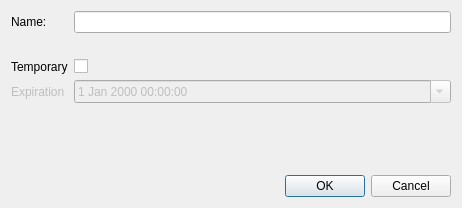
<?xml version="1.0" encoding="UTF-8"?>
<ui version="4.0">
 <class>MapleActionDialog</class>
 <widget class="QDialog" name="MapleActionDialog">
  <property name="geometry">
   <rect>
    <x>0</x>
    <y>0</y>
    <width>462</width>
    <height>208</height>
   </rect>
  </property>
  <property name="windowTitle">
   <string>New Action</string>
  </property>
  <layout class="QVBoxLayout" name="verticalLayout">
   <item>
    <layout class="QFormLayout" name="formLayout">
     <item row="0" column="0">
      <widget class="QLabel" name="label">
       <property name="text">
        <string>Name:</string>
       </property>
      </widget>
     </item>
     <item row="0" column="1">
      <widget class="QLineEdit" name="lineEdit"/>
     </item>
     <item row="2" column="0">
      <widget class="QLabel" name="label_2">
       <property name="text">
        <string>Temporary</string>
       </property>
      </widget>
     </item>
     <item row="2" column="1">
      <widget class="QCheckBox" name="checkBox">
       <property name="text">
        <string/>
       </property>
      </widget>
     </item>
     <item row="3" column="0">
      <widget class="QLabel" name="expirationLabel">
       <property name="enabled">
        <bool>false</bool>
       </property>
       <property name="text">
        <string>Expiration</string>
       </property>
      </widget>
     </item>
     <item row="3" column="1">
      <widget class="QDateTimeEdit" name="expirationDateTimeEdit">
       <property name="enabled">
        <bool>false</bool>
       </property>
       <property name="calendarPopup">
        <bool>true</bool>
       </property>
      </widget>
     </item>
     <item row="1" column="1">
      <widget class="QLabel" name="errorText">
       <property name="maximumSize">
        <size>
         <width>16777215</width>
         <height>25</height>
        </size>
       </property>
       <property name="text">
        <string/>
       </property>
       <property name="textFormat">
        <enum>Qt::RichText</enum>
       </property>
      </widget>
     </item>
    </layout>
   </item>
   <item>
    <widget class="QDialogButtonBox" name="buttonBox">
     <property name="orientation">
      <enum>Qt::Horizontal</enum>
     </property>
     <property name="standardButtons">
      <set>QDialogButtonBox::Cancel|QDialogButtonBox::Ok</set>
     </property>
    </widget>
   </item>
  </layout>
 </widget>
 <resources/>
 <connections>
  <connection>
   <sender>buttonBox</sender>
   <signal>accepted()</signal>
   <receiver>MapleActionDialog</receiver>
   <slot>accept()</slot>
   <hints>
    <hint type="sourcelabel">
     <x>248</x>
     <y>254</y>
    </hint>
    <hint type="destinationlabel">
     <x>157</x>
     <y>274</y>
    </hint>
   </hints>
  </connection>
  <connection>
   <sender>buttonBox</sender>
   <signal>rejected()</signal>
   <receiver>MapleActionDialog</receiver>
   <slot>reject()</slot>
   <hints>
    <hint type="sourcelabel">
     <x>316</x>
     <y>260</y>
    </hint>
    <hint type="destinationlabel">
     <x>286</x>
     <y>274</y>
    </hint>
   </hints>
  </connection>
 </connections>
</ui>
